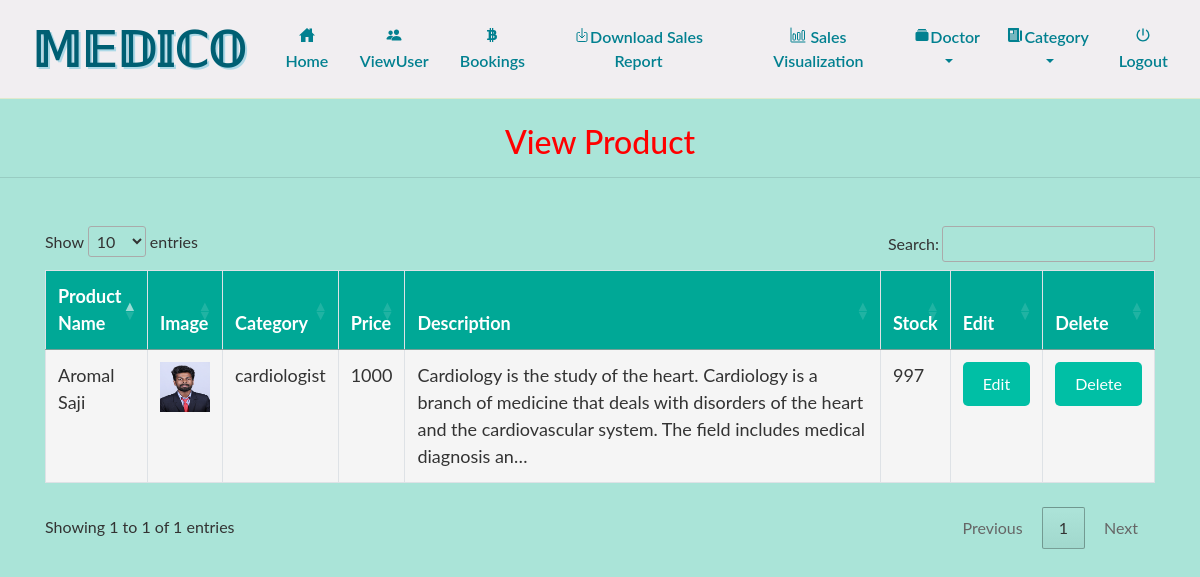
/admin_view_product (signed in), run on the app's committed database.
### grocery/models.py (models this page shows, shortened)
class Product(models.Model):
    category = models.ForeignKey(Category, on_delete=models.CASCADE, related_name='products', null=True)
    image = models.FileField(null=True)
    name = models.CharField(max_length=30, null=True)
    price = models.IntegerField(null=True)
    desc = models.TextField(null=True)
    stock = models.IntegerField(default=0)

class Category(models.Model):
    name = models.CharField(max_length=30, null=True)

### grocery/views.py (the view)
# urls.py: path('admin_view_product', Admin_View_product, name='admin_view_product'),
def Admin_View_product(request):
    if not request.user.is_authenticated:
        return redirect('login_admin')
    pro = Product.objects.all()
    d = {'pro': pro}
    return render(request, 'admin_view_product.html', d)

### grocery/templates/admin_view_product.html (shortened to what this page needs)
{% extends 'navigation.html' %}
{% block body %}
<center><h2 style="color:red;margin-top:2%">View Product</h2></center><hr>
 <div class="container" style="margin-top:4%">
<table class="table table-bordered" id="myTable">
  <thead>
  <tr>
    <th>Product Name</th>
    <th>Image</th>
      <th> Category</th>
    <th>Price</th>
       <th> Description</th>
       <th>Stock</th>
    <th>Edit</th>
      <th>Delete</th>
  </tr>
  </thead>
   <tbody>
    {% for i in pro %}
  <tr>
    <td>{{i.name}}</td>
    <td><img src="{{i.image.url}}" style="width:50px;height:50px"></td>
      <td>{{i.category.name}}</td>
      <td>{{i.price}}</td>
      <td>{{i.desc}}</td>
      <td>{{ i.stock }}</td>
    <td><a href="{% url 'edit_product' i.id %}"><button class="button button1 btn-success">Edit</button></a>
    </td>
      <td><a href="{% url 'delete_product' i.id %}" onclick="return confirm('Are you sure?')"><button class="button button1 btn-danger">Delete</button></a></td>
  </tr>
    {% endfor %}
    </tbody>
</table>
 </div>
{% endblock %}

### grocery/templates/navigation.html (style rules this page uses)
body { font-family: 'Lato', sans-serif; background-image: url('https://wallpaperaccess.com/full/505754.png'); background-size: cover; background-attachment: fixed; background-repeat: no-repeat; color: #333; }
#myTable { width: 100%; border-collapse: collapse; margin: 20px 0; font-size: 18px; text-align: left; border: 1px solid #dee2e6; }
#myTable th { background-color: #00a896; color: white; padding: 12px; }
#myTable td { background-color: #f5f5f5; padding: 12px; }
.button { background-color: #00bfa5; border: none; color: white; padding: 10px 20px; text-align: center; font-size: 16px; border-radius: 5px; transition: background-color 0.3s ease; }

### data on the page
Product: name "Aromal Saji", image (picture), category.name "cardiologist", price "1000", desc "Cardiology is the study of the heart. Cardiology is a branch of medicine that deals with disorders of the heart and the cardiovascular system. The field includes medical diagnosis an…", stock "997"
